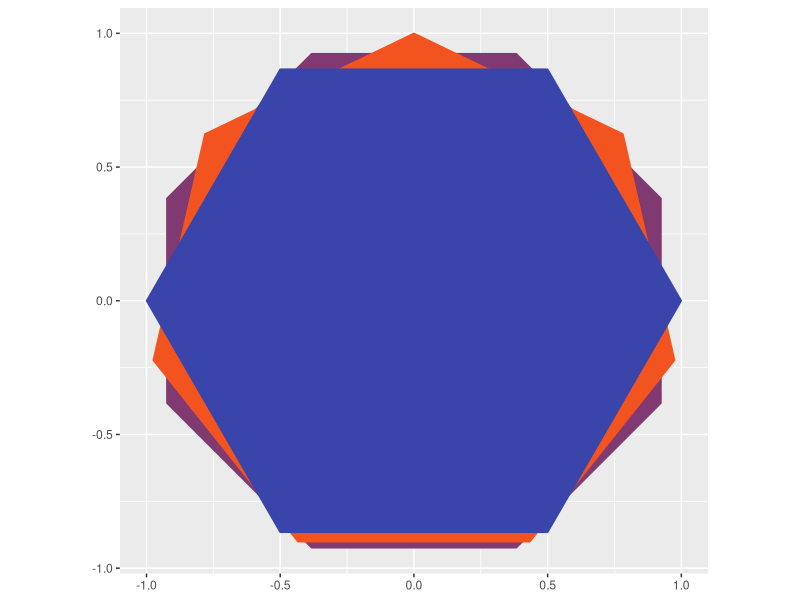
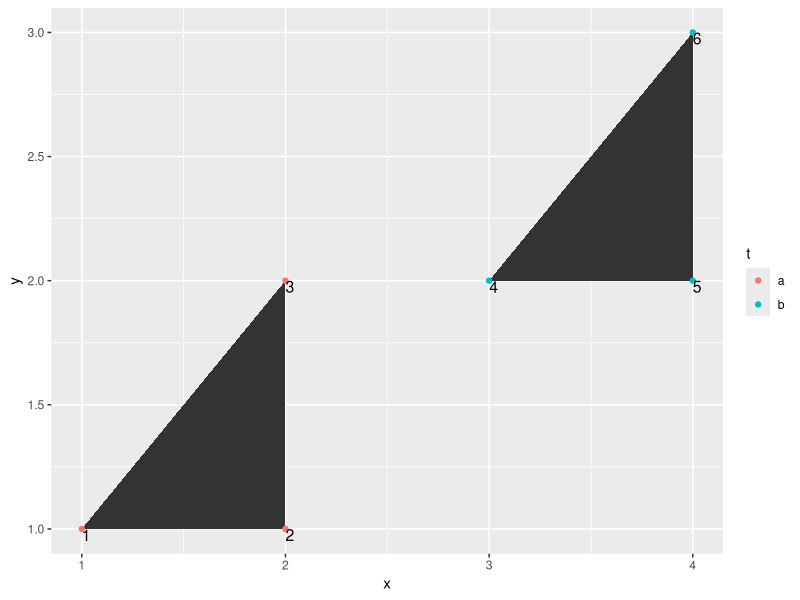
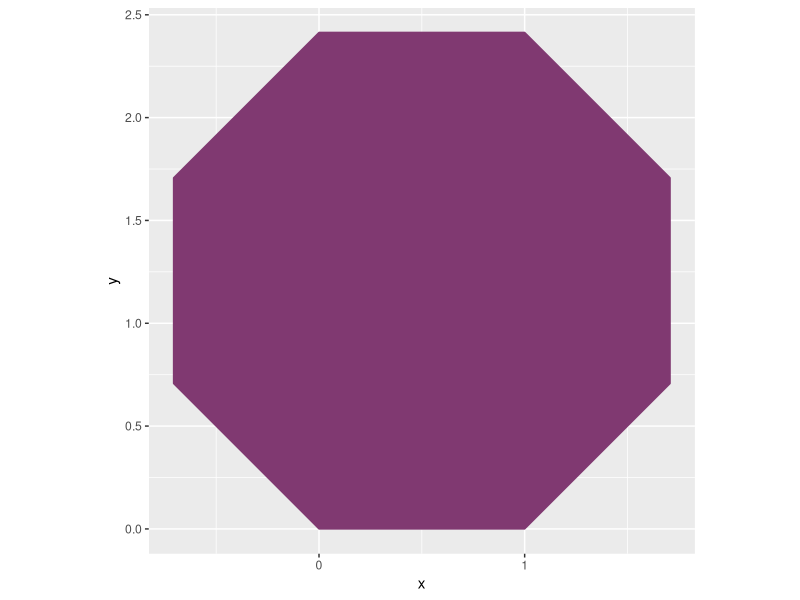
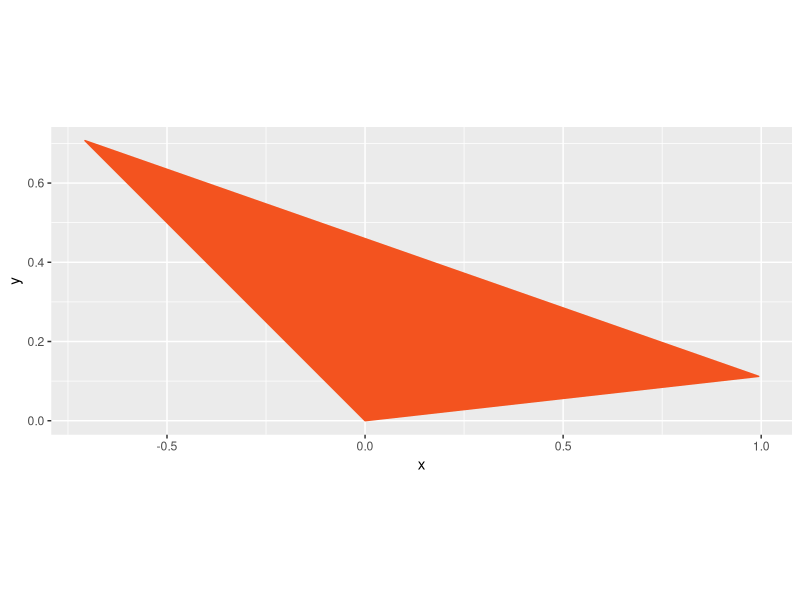
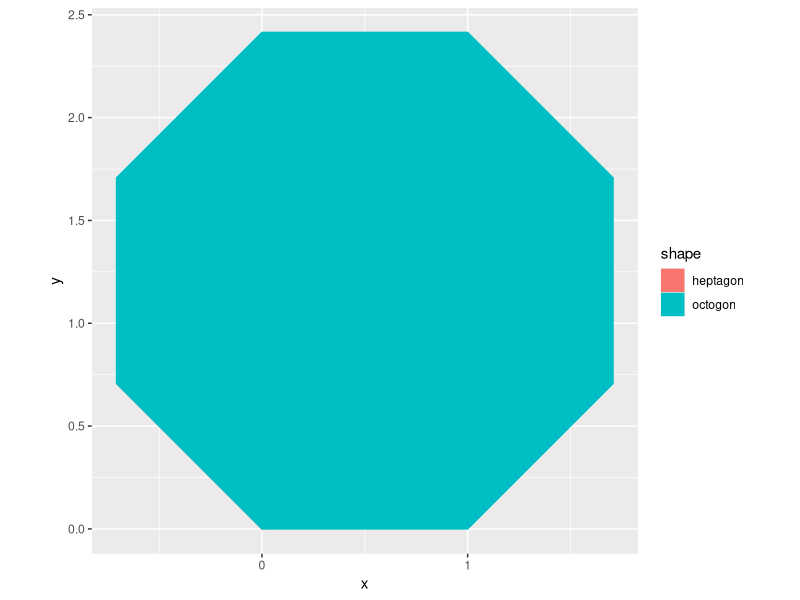
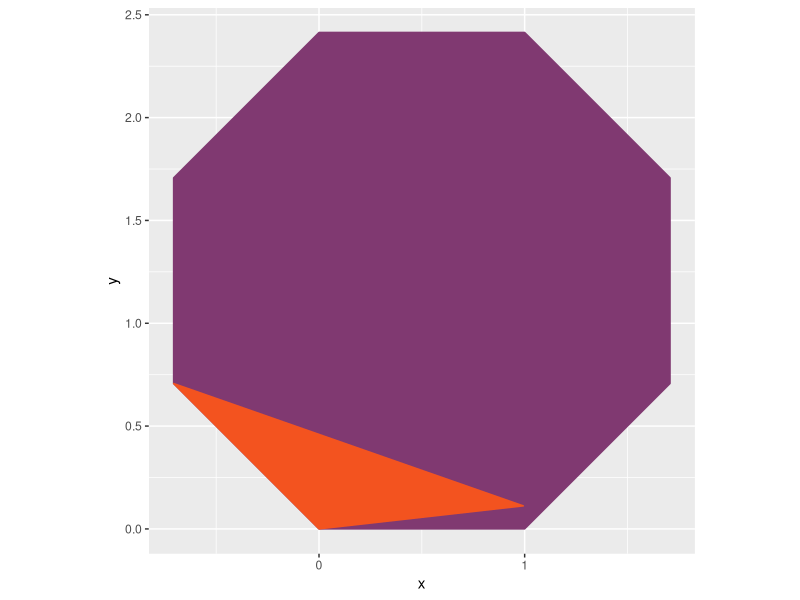
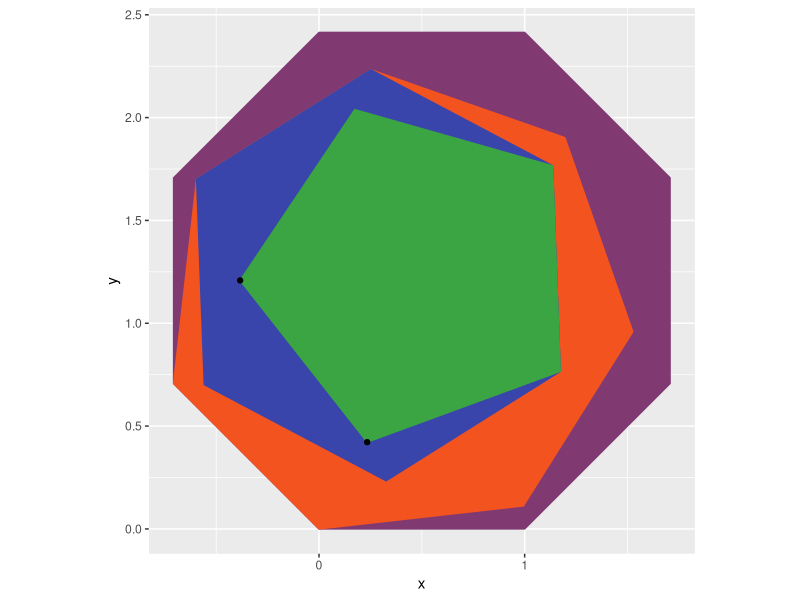
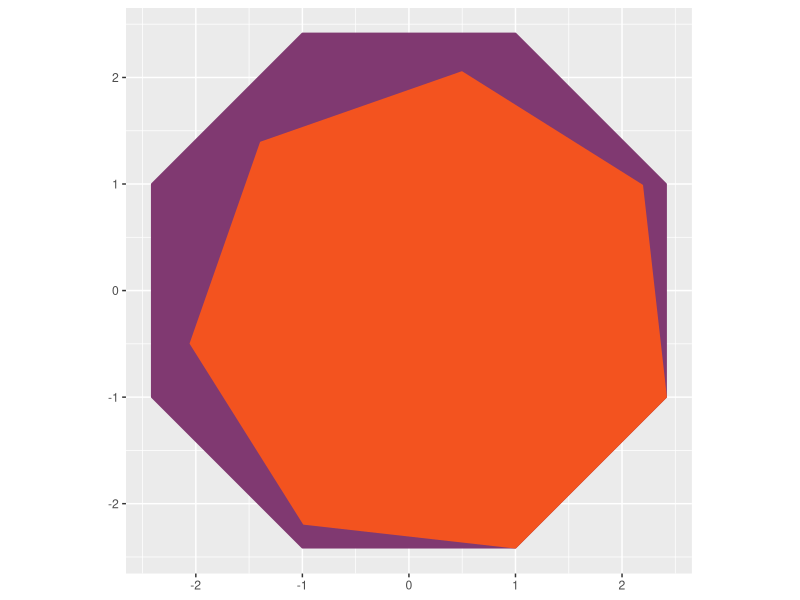

Reproduce these figures in R, in order. (Note: this script raises an error after producing the figures.)
## ---- chunk 1
#| label: load-packages
#| message: false

library(ggplot2)
library(ggforce)
library(dplyr)
## ---- chunk 2
#| label: draw-polygon

ggplot() +
  geom_regon(aes(x0 = 0, y0 = 0, sides = 8, r = 1, angle = 0), fill = "#803971", colour = "#803971") +
  geom_regon(aes(x0 = 0, y0 = 0, sides = 7, r = 1, angle = 0), fill = "#F3531F", colour = "#F3531F") +
  geom_regon(aes(x0 = 0, y0 = 0, sides = 6, r = 1, angle = 0), fill = "#3945AA", colour = "#3945AA") +
  coord_fixed()
## ---- chunk 3
#| label: geom-polygon-example

d <- data.frame(x=c(1,2,2, 3,4,4), 
                y=c(1,1,2, 2,2,3), 
                t=c('a', 'a', 'a',  'b', 'b', 'b'), 
                r=c(1,2,3, 4,5,6))
d

ggplot() +
  geom_polygon(data=d, mapping=aes(x=x, y=y, group=t)) + # draws the two trianges
  geom_point(data=d, aes(x=x, y=y, color=t)) + # adds coloured dots on vertices
  geom_text(data=d, aes(x=x, y=y, label=r), hjust=0, vjust=1, size=4) # numbers the corners
 
## ---- chunk 4
#| label: octogon-df

# square root of 0.5
srp5 <- sqrt(0.5)

octogon <- tribble(
  ~x, ~y,
  0, 0,
  -srp5, srp5,
  -srp5, 1 + srp5,
  0, 1 + 2*srp5,
  1, 1 + 2*srp5,
  1 + srp5, 1 + srp5,
  1 + srp5, srp5,
  1, 0
)

octogon <-
  octogon %>%
  mutate(shape = "octogon")

## ---- chunk 5
#| label: plot-octogon

ggplot() +
  geom_polygon(data = octogon,
               aes(x, y, group = shape),
               #aes(x,y),
               fill = "#803971", colour = "#803971") +
  coord_fixed()
## ---- chunk 6

#| label: heptagon-df
heptagon <- tribble(
  ~x, ~y,
  0, 0,
  -srp5, srp5,
  cos(pi/28), sin(pi/28)
)

heptagon <-
  heptagon %>%
  mutate(shape = "heptagon")
## ---- chunk 7
#| label: plot-heptagon

ggplot() +
  geom_polygon(data = heptagon,
               aes(x, y, group = shape),
               fill = "#F3531F", colour = "#F3531F") +
  coord_fixed()
## ---- chunk 8
#| label: plot-8-7

polygons <-
  bind_rows(octogon, heptagon)

## ---- chunk 9
ggplot() +
  geom_polygon(data = polygons,
               aes(x, y, group = shape, colour = shape, fill = shape)) +
  coord_fixed()
## ---- chunk 10
ggplot() +
  geom_polygon(data = octogon,
               aes(x, y, group = shape),
               fill = "#803971", colour = "#803971") +
  geom_polygon(data = heptagon,
               aes(x, y, group = shape),
               fill = "#F3531F", colour = "#F3531F") +
  coord_fixed()
## ---- chunk 11
#| label: octogon-df-2

# square root of 0.5
srp5 <- sqrt(0.5)

octogon <- tribble(
  ~x, ~y,
  0, 0,
  -srp5, srp5,
  -srp5, 1 + srp5,
  0, 1 + 2*srp5,
  1, 1 + 2*srp5,
  1 + srp5, 1 + srp5,
  1 + srp5, srp5,
  1, 0
)

## ---- chunk 12

#| label: heptagon-df-2
heptagon <- tribble(
  ~x, ~y,
  0, 0,
  -srp5, srp5,
  -srp5+sin(pi/28), srp5+cos(pi/28), #shared with hexagon
  -srp5+sin(pi/28)+cospi(5/28), srp5+cos(pi/28) + sinpi(5/28), #shared with hexagon
  -srp5+sin(pi/28)+cospi(5/28)+sinpi(11/28), srp5+cos(pi/28) + sinpi(5/28) - cospi(11/28),
  cos(pi/28) + sinpi(5/28), sin(pi/28) + cospi(5/28),
  cos(pi/28), sin(pi/28)
)
## ---- chunk 13
a <- acos(sinpi(5/28))
b <- 2*pi/3 - a
g <- pi/2 - b
d <- pi/2 - a
h <- pi/6 - g
j <- pi/2 - h
k <- 2*pi/3 - j
e <- 2*pi/3 - d

x0 <- -srp5+sin(pi/28)
y0 <- srp5+cos(pi/28)
x1 <- -srp5+sin(pi/28)+cospi(5/28)
y1 <- srp5+cos(pi/28) + sinpi(5/28)
## ---- chunk 14
#| label: hexagon
# hexagon <- tribble(
#   ~x, ~y,
#   -srp5+sin(pi/28), srp5+cos(pi/28), #shared with hexagon
#   -srp5+sin(pi/28)+cospi(5/28), srp5+cos(pi/28) + sinpi(5/28), #shared with hexagon
#   -srp5+sin(pi/28)+cospi(5/28) + sin(b), srp5+cos(pi/28) + sinpi(5/28) - cos(b)
# )

hexagon <- tribble(
  ~x, ~y,
  x0, y0, #shared with hexagon
  x1, y1, #shared with hexagon
  x1 + sin(b), y1 - cos(b),
  x1 + sin(b) + sin(h), y1 - cos(b) - cos(h),
  x1 + sin(b) + sin(h) - cos(k), y1 - cos(b) - cos(h) -sin(k),
  x0 + cos(e), y0 - sin(e)
)
## ---- chunk 15
#| label: pentagon

a2 <- 2*pi/5 - h
b2 <- pi/2 - a2
d2 <- 2*pi/5 - b2
e2 <- pi/2 - d2
f2 <- 2*pi/5 - e2

pentagon <- tribble(
  ~x, ~y,
  x1 + sin(b), y1 - cos(b),
  x1 + sin(b) + sin(h), y1 - cos(b) - cos(h),
  x1 + sin(b) + sin(h) - sin(a2), y1 - cos(b) - cos(h) - cos(a2),
  x1 + sin(b) + sin(h) - sin(a2) - cos(d2), y1 - cos(b) - cos(h) - cos(a2) + sin(d2),
  x1 + sin(b) + sin(h) - sin(a2) - cos(d2) + sin(f2), y1 - cos(b) - cos(h) - cos(a2) + sin(d2) + cos(f2)
)

## ---- chunk 16
#| label: square

x2 <- x1 + sin(b) + sin(h) - sin(a2)
y2 <- y1 - cos(b) - cos(h) - cos(a2)

square <- tribble(
  ~x, ~y,
  x2, y2,
  x2 - cos(d2), y2 + sin(d2),
)

## ---- chunk 17

#| plot

ggplot() +
  geom_polygon(data = octogon,
               aes(x, y),
               fill = "#803971", colour = "#803971") +
  geom_polygon(data = heptagon,
               aes(x, y),
               fill = "#F3531F", colour = "#F3531F") +
  geom_polygon(data = hexagon,
               aes(x,y),
               fill = "#3945AA", colour = "#3945AA") +
  geom_polygon(data = pentagon,
               aes(x, y),
               fill = "#3AA542", colour = "#3AA542") +
  geom_point(data = square,
               aes(x, y)
               #fill = "#3AA542", colour = "#3AA542") +
  ) +
  coord_fixed() 
## ---- chunk 18
r8 <- 1/sin(pi/8)
r7 <- 1/sin(pi/7)
a8 <- 1/tan(pi/8)
a7 <- 1/tan(pi/7)

r87 <- r8-r7
a87 <- a8-a7

# z <- pi/4 - pi/8 #4 in relation to n?
## ---- chunk 19
ggplot() +
  geom_regon(aes(x0 = 0, y0 = 0, sides = 8, r = 1/sin(pi/8), angle = 0), fill = "#803971", colour = "#803971") +
  geom_regon(aes(x0 = a87*cos(7 * pi/4), 
                 y0 = a87*sin(7 * pi/4), 
                 #x0 = 0,
                 #y0 = 0,
                 sides = 7, 
                 r = 1/sin(pi/7), 
                 angle = (2*pi)/8), 
                 fill = "#F3531F", colour = "#F3531F") +
  coord_fixed()
## ---- chunk 20
ggplot() +
  geom_regon(aes(x0 = 0, y0 = 0, sides = 8, r = 1/sin(pi/8), angle = 0), fill = "#803971", colour = "#803971") +
  geom_regon(aes(#x0 = a87*sin(2 * pi/4), 
                 #y0 = a87*cos(2 * pi/4), 
                 x0 = a87*cos(0 * pi/4),
                 y0 = a87*sin(0 * pi/4), 
                 #x0 = 0,
                 #y0 = 0,
                 sides = 7, 
                 r = 1/sin(pi/7), 
                 angle = 2*(2*pi)/8), 
                 fill = "#F3531F", colour = "#F3531F") +
  coord_fixed()
## ---- chunk 21
ggplot() +
  geom_regon(aes(x0 = 0, y0 = 0, sides = 8, r = 1/sin(pi/8), angle = 0), fill = "#803971", colour = "#803971") +
  geom_regon(aes(x0 = a87*sin(1 * pi/4), 
                 y0 = a87*cos(1 * pi/4), 
                 #x0 = 0,
                 #y0 = 0,
                 sides = 7, 
                 r = 1/sin(pi/7), 
                 angle = 3*(2*pi)/8), 
                 fill = "#F3531F", colour = "#F3531F") +
  coord_fixed()
## ---- chunk 22
ggplot() +
  geom_regon(aes(x0 = 0, y0 = 0, sides = 8, r = 1/sin(pi/8), angle = 0), fill = "#803971", colour = "#803971") +
  geom_regon(aes(x0 = a87*cos(2 * pi/4),
                 y0 = a87*sin(2 * pi/4), 
                 #x0 = 0,
                 #y0 = 0,
                 sides = 7, 
                 r = 1/sin(pi/7), 
                 angle = 4*(2*pi)/8), 
                 fill = "#F3531F", colour = "#F3531F") +
  coord_fixed()
## ---- chunk 23
ggplot() +
  geom_regon(aes(x0 = 0, y0 = 0, sides = 8, r = 1/sin(pi/8), angle = 0), fill = "#803971", colour = "#803971") +
  geom_regon(aes(x0 = a87*cos(3 * pi/4),
                 y0 = a87*sin(3 * pi/4), 
                 #x0 = 0,
                 #y0 = 0,
                 sides = 7, 
                 r = 1/sin(pi/7), 
                 angle = 5*(2*pi)/8), 
                 fill = "#F3531F", colour = "#F3531F") +
  coord_fixed()
## ---- chunk 24
ggplot() +
  geom_regon(aes(x0 = 0, y0 = 0, sides = 8, r = 1/sin(pi/8), angle = 0), fill = "#803971", colour = "#803971") +
  geom_regon(aes(x0 = a87*cos(4 * pi/4),
                 y0 = a87*sin(4 * pi/4), 
                 #x0 = 0,
                 #y0 = 0,
                 sides = 7, 
                 r = 1/sin(pi/7), 
                 angle = 6*(2*pi)/8), 
                 fill = "#F3531F", colour = "#F3531F") +
  coord_fixed()
## ---- chunk 25
ggplot() +
  geom_regon(aes(x0 = 0, y0 = 0, sides = 8, r = 1/sin(pi/8), angle = 0), fill = "#803971", colour = "#803971") +
  geom_regon(aes(x0 = a87*cos(5 * pi/4),
                 y0 = a87*sin(5 * pi/4), 
                 #x0 = 0,
                 #y0 = 0,
                 sides = 7, 
                 r = 1/sin(pi/7), 
                 angle = 7*(2*pi)/8), 
                 fill = "#F3531F", colour = "#F3531F") +
  coord_fixed()
## ---- chunk 26
ggplot() +
  geom_regon(aes(x0 = 0, y0 = 0, sides = 8, r = 1/sin(pi/8), angle = 0), fill = "#803971", colour = "#803971") +
  geom_regon(aes(x0 = a87*cos(6 * pi/4),
                 y0 = a87*sin(6 * pi/4), 
                 #x0 = 0,
                 #y0 = 0,
                 sides = 7, 
                 r = 1/sin(pi/7), 
                 angle = 0*(2*pi)/8), 
                 fill = "#F3531F", colour = "#F3531F") +
  coord_fixed()
## ---- chunk 27

n <- 8
k <- 4

ggplot() +
  geom_regon(aes(x0 = 0, y0 = 0, sides = 8, r = 1/sin(pi/8), angle = 0), fill = "#803971", colour = "#803971") +
  geom_regon(aes(x0 = a87*cos((k-1) * pi/4),
                 y0 = a87*sin((k-1) * pi/4), 
                 #x0 = 0,
                 #y0 = 0,
                 sides = 7, 
                 r = 1/sin(pi/7), 
                 angle = (k+1)*(2*pi)/n), 
                 fill = "#F3531F", colour = "#F3531F") +
  coord_fixed()
## ---- chunk 28
n <- 6
k <- 1

rn <- 1/sin(pi/n)
rnm1 <- 1/sin(pi/(n-1))
an <- 1/tan(pi/n)
anm1 <- 1/tan(pi/(n-1))

rd <- rn-rnm1 # r_difference
ad <- an-anm1


ggplot() +
  geom_regon(aes(x0 = 0, y0 = 0, sides = n, r = rn, angle = pi/2), fill = "#803971", colour = "#803971") +
  geom_regon(aes(x0 = ad*cos((k+1) * 2*pi/n),
                 y0 = ad*sin((k+1) * 2*pi/n), 
                 #x0 = 0,
                 #y0 = 0,
                 sides = (n-1), 
                 r = rnm1, 
                 angle = (k-1)*(2*pi)/n), 
                 fill = "#F3531F", colour = "#F3531F") +
  coord_fixed()
## ---- chunk 29
n <- 6
k <- 2

rn <- 1/sin(pi/n)
rnm1 <- 1/sin(pi/(n-1))
an <- 1/tan(pi/n)
anm1 <- 1/tan(pi/(n-1))

rd <- rn-rnm1 # r_difference
ad <- an-anm1


ggplot() +
  geom_regon(aes(x0 = 0, y0 = 0, sides = n, r = rn, angle = pi/2), fill = "#803971", colour = "#803971") +
  geom_regon(aes(x0 = ad*cos((k-1) * 2*pi/n),
                 y0 = ad*sin((k-1) * 2*pi/n), 
                 #x0 = 0,
                 #y0 = 0,
                 sides = (n-1), 
                 r = rnm1, 
                 angle = (k+1)*(2*pi)/n), 
                 fill = "#F3531F", colour = "#F3531F") +
  coord_fixed()
## ---- chunk 30
#| label: draw-polygon-90

ggplot() +
  geom_regon(aes(x0 = 0, y0 = 0, sides = 8, r = 1, angle = pi/2), fill = "#803971", colour = "#803971") +
  geom_regon(aes(x0 = 0, y0 = 0, sides = 7, r = 1, angle = pi/2), fill = "#F3531F", colour = "#F3531F") +
  geom_regon(aes(x0 = 0, y0 = 0, sides = 6, r = 1, angle = pi/2), fill = "#3945AA", colour = "#3945AA") +
    geom_regon(aes(x0 = 0, y0 = 0, sides = 5, r = 1, angle = pi/2), fill = "#3AA542", colour = "#3AA542") +
  geom_point(data = my_points,
             aes(x,y)) +
  coord_fixed()
## ---- chunk 31
#| label: points

my_points <- tribble(
  ~x, ~y,
  0, 0,
  cos(pi/5), sin(pi/5)
)
## ---- chunk 32
#This works!
n <- 5
k <- 4

rn <- 1/sin(pi/n)
rnm1 <- 1/sin(pi/(n-1))
an <- 1/tan(pi/n)
anm1 <- 1/tan(pi/(n-1))

rd <- rn-rnm1 # r_difference
ad <- an-anm1

my_points <- tribble(
  ~x, ~y,
  0, 0,
  #rnm1*cos(pi/5), rnm1*sin(pi/5),
  anm1, 0
)

ang <- 2*pi/n

ggplot() +
  geom_regon(aes(x0 = 0, y0 = 0, sides = n, r = rn, angle = pi/2), fill = "#803971", colour = "#803971") +
  geom_regon(aes(x0 = ad*cos((k-1)*2*pi/n),
                 y0 = ad*sin((k-1)*2*pi/n), 
                 #x0 = 0,
                 #y0 = 0,
                 sides = (n-1), 
                 r = rnm1, 
                 #angle = (k+1)*(2*pi)/n), 
                 angle = pi/2 + (k-1)*2*pi/n),
                 fill = "#F3531F", colour = "#F3531F") +
  #geom_point(data = my_points,
  #           aes(x,y)) +
  coord_fixed()
## ---- chunk 33
#| label: poly-in-poly-function

# n is number of sides of outer polygon (inside polygon will have n-1 sides)
# k is the side of the polygon to attach the inner shape to (1 is right-most vertical, then clockwise)
inscribe_polygon_first_attempt <- function(n, k, col_n, col_nm1, x0 = 0, y0 = 0, angle = pi/2) {
  
  rn <- 1/sin(pi/n)
  rnm1 <- 1/sin(pi/(n-1))
  an <- 1/tan(pi/n)
  anm1 <- 1/tan(pi/(n-1))
  
  rd <- rn-rnm1 # r_difference
  ad <- an-anm1
  
  ang <- 2*pi/n
  
  ggplot() +
    geom_regon(aes(x0 = x0, y0 = y0, sides = n, r = rn, angle = angle), fill = col_n, colour = col_n) + #angle replaces pi/2
    geom_regon(aes(x0 = ad*cos((k-1)*2*pi/n),
                   y0 = ad*sin((k-1)*2*pi/n), 
                   #x0 = 0,
                   #y0 = 0,
                   sides = (n-1), 
                   r = rnm1, 
                   angle = angle + (k-1)*2*pi/n), #(RHS angle replaces pi/2)
                   fill = col_nm1, colour = col_nm1) +
    coord_fixed()  
  
  
}

# This works - for outer polygon with rightmost edge vertical (default)
# For non-default angle, we get a pair of lined-up, but centre in the wrong place. Need to do something with x0, y0
## ---- chunk 34

inscribe_polygon(7, 2, "#803971", "#F3531F", angle = 4*pi/13)

## ---- chunk 35
# The beginning of the picture!
inscribe_polygon(8, 6, "#803971", "#F3531F")
## ---- chunk 36
inscribe_polygon_data <- function(n, k, x0 = 0, y0 = 0, angle = pi/2) {
  
  rn <- 1/sin(pi/n)
  rnm1 <- 1/sin(pi/(n-1))
  an <- 1/tan(pi/n)
  anm1 <- 1/tan(pi/(n-1))
  
  rd <- rn-rnm1 # r_difference
  ad <- an-anm1
  
  ang <- 2*pi/n
  
  return(list(new_x0 = ad*cos((k-1)*2*pi/n),
              new_y0 = ad*sin((k-1)*2*pi/n),
              r = rnm1,
              angle = angle + (k-1)*2*pi/n
              )
         )
}

#new_data <- inscribe_polygon(8, 6) 
## ---- chunk 37
hept_data <- inscribe_polygon_data(8, 6) 

my_points <- tribble(
  ~x, ~y,
  hept_data$new_x0, hept_data$new_y0,
)

ggplot() +
  # octogon
  geom_regon(aes(x0 = 0, y0 = 0, sides = 8, r = 1/sin(pi/8), angle = pi/2), fill = "#803971", colour = "#803971") + 
  # heptagon
  geom_regon(aes(x0 = hept_data$new_x0,
                 y0 = hept_data$new_y0, 
                 sides = 7, 
                 r = hept_data$r, 
                 angle = hept_data$angle),
                 fill = "#F3531F", colour = "#F3531F") +
  geom_point(data = my_points,
             aes(x,y)) + 
  #geom_regon(aes(x0 = hept_data$new_x0, y0 = hept_data$new_y0, sides = 6, r = 1/sin(pi/6), angle = pi/2 + hept_data$angle), fill = "#3945AA", colour = "#3945AA") +  
  coord_fixed()
  
## ---- chunk 38
hex_data <- inscribe_polygon_data(7, 1, hept_data$new_x0, hept_data$new_y0, hept_data$angle)

ggplot() +
  # octogon
  geom_regon(aes(x0 = 0, y0 = 0, sides = 8, r = 1/sin(pi/8), angle = pi/2), fill = "#803971", colour = "#803971") + 
  # heptagon
  geom_regon(aes(x0 = hept_data$new_x0,
                 y0 = hept_data$new_y0, 
                 sides = 7, 
                 r = hept_data$r, 
                 angle = hept_data$angle),
                 fill = "#F3531F", colour = "#F3531F") +
  # hexagon
  geom_regon(aes(x0 = hex_data$new_x0,
                 y0 = hex_data$new_y0, 
                 sides = 6, 
                 r = hex_data$r, 
                 angle = hex_data$angle),
                 fill = "#3945AA", colour = "#3945AA") +  
  geom_point(data = my_points,
             aes(x,y)) + 
  #geom_regon(aes(x0 = hept_data$new_x0, y0 = hept_data$new_y0, sides = 6, r = 1/sin(pi/6), angle = pi/2 + hept_data$angle), fill = "#3945AA", colour = "#3945AA") +  
  coord_fixed()
  
## ---- chunk 39
#| label: polygon-vec

k8 <- 6
k7 <- 2

r6 <- 1/sin(pi/6)
a6 <- 1/tan(pi/6)

r76 <- r7-r6
a76 <- a7-a6


r87 <- r8-r7

purple <- "#803971"
orange <- "#F3531F"
blue <- "#3945AA"
green <- "#3AA542"
red <- "#E53822"
yellow <- "#F7A520"


ggplot() +
  geom_regon(aes(
    x0 = c(0, a87*cos((k8-1)*2*pi/8), a87*cos((k8-1)*2*pi/8) + a76*cos((k7-1)*2*pi/7)),
    y0 = c(0, a87*sin((k8-1)*2*pi/8), a87*sin((k8-1)*2*pi/8) + a76*sin((k7-1)*2*pi/7)),
    sides = 8:6,
    angle = c(pi/2, pi/2 + (k8-1)*2*pi/8, pi/2 + (k8-1)*2*pi/8 + (k7-1)*2*pi/7),
    r = c(r8, r7, r6),
    colour = c(purple, orange, "blue"), # not sure why blue hex code not working
    fill = c(purple, orange, "blue")
  )) +
  #geom_regon(aes(x0 = 0, y0 = 0, sides = 4, r = 1, angle = 0)) +
  coord_fixed() +
  scale_colour_identity() +
  scale_fill_identity()

# This works with first octogon and heptagon
# The guess work for the hexagon isn't right (or hexagon isn't appearing for some other reason)
## ---- chunk 40
k7 <- 1

ggplot() +
  geom_regon(aes(x0 = a87*cos((k-1) * pi/4),
                 y0 = a87*sin((k-1) * pi/4), 
                 #x0 = 0,
                 #y0 = 0,
                 sides = 7, 
                 r = 1/sin(pi/7), 
                 angle = pi/2 + (k8-1)*2*pi/8, 
                 fill = "#F3531F", colour = "#F3531F")) +
  geom_regon(aes(x0 = a87*cos((k8-1)*2*pi/8) + a76*cos((k7-1)*2*pi/7),
                 y0 = a87*sin((k8-1)*2*pi/8) + a76*sin((k7-1)*2*pi/7),
                 sides = 6,
                 angle = pi/2 + (k8-1)*2*pi/8 + (k7-1)*2*pi/7,
                 r = r6,
             colour = "#3945AA",
             fill = "#3945AA")) +
  coord_fixed() +
  scale_colour_identity() +
  scale_fill_identity()  

# This works with first heptagon but the guess work for the hexagon isn't right.
# Angles are fine, but centre coordinates not
## ---- chunk 41
    geom_regon(aes(x0 = x0, y0 = y0, sides = n, r = rn, angle = angle), fill = col_n, colour = col_n) + #angle replaces pi/2
    geom_regon(aes(x0 = ad*cos((k-1)*2*pi/n),
                   y0 = ad*sin((k-1)*2*pi/n), 
                   #x0 = 0,
                   #y0 = 0,
                   sides = (n-1), 
                   r = rnm1, 
                   angle = angle + (k-1)*2*pi/n), #(RHS angle replaces pi/2)
                   fill = col_nm1, colour = col_nm1) +
## ---- chunk 42
inscribe_all_polygon <- function(n_max = 8, n_min = 3, k, col_n, col_nm1, x0 = 0, y0 = 0, angle = pi/2) {
  
  #rn <- 1/sin(pi/n)
  #rnm1 <- 1/sin(pi/(n-1))
  #an <- 1/tan(pi/n)
  #anm1 <- 1/tan(pi/(n-1))
  
  rs <- 1/sin(pi/(n_max:n_min))
  
  
  rd <- rn-rnm1 # r_difference
  ad <- an-anm1
  
  ang <- 2*pi/n
  
  ggplot() +
    geom_regon(aes(x0 = x0, y0 = y0, sides = n, r = rn, angle = angle), fill = col_n, colour = col_n) + #angle replaces pi/2
    geom_regon(aes(x0 = ad*cos((k-1)*2*pi/n),
                   y0 = ad*sin((k-1)*2*pi/n), 
                   #x0 = 0,
                   #y0 = 0,
                   sides = (n-1), 
                   r = rnm1, 
                   angle = angle + (k-1)*2*pi/n), #(RHS angle replaces pi/2)
                   fill = col_nm1, colour = col_nm1) +
    coord_fixed()  
  
  
}

## ---- chunk 43
#| label: poly-in-poly-function-2

# n is number of sides of outer polygon (inside polygon will have n-1 sides)
# k is the side of the polygon to attach the inner shape to (1 is right-most vertical, then clockwise)
inscribe_polygon <- function(n, k, col_n, col_nm1, x0 = 0, y0 = 0, angle = pi/2) {
  
  rn <- 1/sin(pi/n)
  rnm1 <- 1/sin(pi/(n-1))
  an <- 1/tan(pi/n)
  anm1 <- 1/tan(pi/(n-1))
  
  rd <- rn-rnm1 # r_difference
  ad <- an-anm1
  
  ang <- 2*pi/n
  
  ggplot() +
    geom_regon(aes(x0 = x0, y0 = y0, sides = n, r = rn, angle = angle), fill = col_n, colour = col_n) + #angle replaces pi/2
    geom_regon(aes(x0 = ad*cos((k-1)*2*pi/n),
                   y0 = ad*sin((k-1)*2*pi/n), 
                   #x0 = 0,
                   #y0 = 0,
                   sides = (n-1), 
                   r = rnm1, 
                   angle = angle + (k-1)*2*pi/n), #(RHS angle replaces pi/2)
                   fill = col_nm1, colour = col_nm1) +
    coord_fixed()  
  
  
}

# This works - for outer polygon with rightmost edge vertical (default)
# For non-default angle, we get a pair of lined-up, but centre in the wrong place. Need to do something with x0, y0
## ---- chunk 44
rn <- 1/sin(pi/n)
rnm1 <- 1/sin(pi/(n-1))
an <- 1/tan(pi/n)
anm1 <- 1/tan(pi/(n-1))
  
rd <- rn-rnm1 # r_difference
ad <- an-anm1

r5 <- 1/sin(pi/5)
a5 <- 1/tan(pi/5)
r65 <- r6 - r5
a65 <- a6 - a5
## ---- chunk 45

theta <- pi/11

x <- 0.5
y <- 1/3

circle_df <- tribble(
  ~x0, ~y0, ~r,
  x, y, a65
)

ggplot() +
  geom_regon(aes(x0 = x, y0 = y, sides = 6, r = r6, angle = pi/2 + theta, color = "#3945AA", fill = "#3945AA"))  +
  geom_regon(aes(x0 = x + a65 * cos(theta), y0 = y + a65 * sin(theta), sides = 5, r = r5, angle = pi/2 + theta, color = "#3AA542", fill = "#3AA542"))  +
  #geom_regon(aes(x0 = x, y0 = y, sides = 5, r = r5, angle = pi/2 + theta), colour = "black")  +
  geom_spoke(aes(x = x, y = y, angle = theta , radius = a5)) +
  #geom_spoke(aes(x = x, y = y, angle = theta , radius = a5)) +
  geom_circle(data = circle_df, aes(x0 = x0, y0 = y0, r = r)) +   
  coord_fixed() +
  scale_colour_identity() +
  scale_fill_identity() 

# Works!
## ---- chunk 46

#This works!

theta <- pi/11

x <- 0.5
y <- 1/3

k <- 1

ang <- theta + (k-1)*2*pi/6

circle_df <- tribble(
  ~x0, ~y0, ~r,
  x, y, a65
)

ggplot() +
  geom_regon(aes(x0 = x, y0 = y, sides = 6, r = r6, angle = pi/2 + theta, color = "#3945AA", fill = "#3945AA"))  +
  #geom_regon(aes(x0 = x + a65 * cos(theta), y0 = y + a65 * sin(theta), sides = 5, r = r5, angle = pi/2 + theta + (k-1)*2*pi/6, color = "#3AA542", fill = "#3AA542"))  +
  geom_regon(aes(x0 = x + a65*cos(ang), y0 = y + a65*sin(ang), sides = 5, r = r5, angle = pi/2 + theta + (k-1)*2*pi/6, color = "#3AA542", fill = "#3AA542"))  +
  #geom_spoke(aes(x = x, y = y, angle = theta + (k-1)*2*pi/6, radius = a5)) +
  #geom_spoke(aes(x = x, y = y, angle = 0, radius = a5)) +
  #geom_spoke(aes(x = x, y = y, angle = 3*pi/2, radius = abs(a5 * sin(ang)))) +
  #geom_spoke(aes(x = 0, y = 0, angle = 3pi, radius = a5)) +
  #geom_circle(data = circle_df, aes(x0 = x0, y0 = y0, r = r)) +   
  coord_fixed() +
  scale_colour_identity() +
  scale_fill_identity() 
 
## ---- chunk 47
#| label: inscribe-polygon

# n is number of sides of outer polygon (inside polygon will have n-1 sides)
# k is the side of the polygon to attach the inner shape to (1 is right-most vertical when angle = pi/2, then clockwise)
# angle starts from east and increases clockwise

inscribe_polygon <- function(n = 8, k = 1, x0 = 0, y0 = 0, angle = 0, col_n = "black", col_nm1 = "blue") {
  
  rn <- 1/sin(pi/n)
  rnm1 <- 1/sin(pi/(n-1))
  an <- 1/tan(pi/n)
  anm1 <- 1/tan(pi/(n-1))
  
  rd <- rn-rnm1 # r_difference
  ad <- an-anm1
  
  ang <- angle + (k-1)*2*pi/n
  #ang <- pi/2 + angle + (k-1)*2*pi/n
  
  ggplot() +
    geom_regon(aes(x0 = x0, y0 = y0, sides = n, r = rn, angle = pi/2 + angle), 
               color = col_n, fill = col_n) + 
    geom_regon(aes(x0 = x0 + ad*cos(ang), y0 = y0 + ad*sin(ang), sides = n-1, r = rnm1, angle = pi/2 + ang), color = col_nm1, fill = col_nm1)  +
    #geom_regon(aes(x0 = x0, y0 = y0, sides = n, r = rn, angle = angle), 
    #           color = col_n, fill = col_n) + 
    #geom_regon(aes(x0 = x0 + ad*cos(ang), y0 = y0 + ad*sin(ang), sides = n-1, r = rnm1, angle = ang), color = col_nm1, fill = col_nm1)  +
    coord_fixed()  
  
}


## ---- chunk 48
inscribe_polygon(n = 7, k = 6, x0 = hept$x0, y0 = hept$y0, angle = hept$angle)
## ---- chunk 49

inscribe_polygon(n = 8, k = 5, x0 = 0.5, y0 = 1/3, angle = pi/5, col_n = "#803971", col_nm1 = "#3945AA")
## ---- chunk 50

x0 <- c(0,1,2)
y0 <- c(2,0,1)
sides <- c(7:5)
r <- c(3, 2, 1) 
angle <- c(pi/11, pi/13, pi/2)
my_colours <- c("#803971", "#F3531F", "#3945AA")

polygon_df <- tibble(x0 = x0, y0 = y0, sides = sides, r = r, angle = angle, colour = my_colours)

ggplot(polygon_df) +
  geom_regon(aes(x0 = x0, y0 = y0, sides = sides, r = r, angle = angle, color = my_colours, fill = my_colours)) +
  coord_fixed() +
  scale_colour_identity() +
  scale_fill_identity()

# Hmm, they don't plot in order. The pentagon should be on top!
## ---- chunk 51

inscribe_polygon_data <- function(n = 8, k = NULL, x0 = 0, y0 = 0, angle = 0) {
  
  if (is.null(k)) k <- sample(1:n, 1)
  
  rn <- 1/sin(pi/n)
  rnm1 <- 1/sin(pi/(n-1))
  an <- 1/tan(pi/n)
  anm1 <- 1/tan(pi/(n-1))
  
  rd <- rn-rnm1 # r_difference
  ad <- an-anm1
  
  ang <- angle + (k-1)*2*pi/n
  
  out <- list(n = n - 1, x0 = x0 + ad*cos(ang), y0 = y0 + ad*sin(ang), angle = pi/2 + ang, r = rn)
  
  return(out)
  
  #ggplot() +
  #  geom_regon(aes(x0 = x0, y0 = y0, sides = n, r = rn, angle = pi/2 + angle), 
         #      color = col_n, fill = col_n) + 
  #  geom_regon(aes(x0 = x0 + ad*cos(ang), y0 = y0 + ad*sin(ang), sides = n-1, r = rnm1, angle = pi/2 + ang), color = col_nm1, fill = col_nm1)  +
  #  coord_fixed()  
  
}

## ---- chunk 52
#This layering works, whereas vectors and dataframes are buggy in terms of order

#ggplot() +
#  geom_regon(aes(x0=0,y0=0,sides=8,r=1,angle=0), colour = "red", fill = "red") +
#  geom_regon(aes(x0=0,y0=0,sides=7,r=1,angle=0), colour = "yellow", fill = "yellow") +
#  geom_regon(aes(x0=0,y0=0,sides=6,r=1,angle=0), colour = "blue", fill = "blue") +
#  geom_regon(aes(x0=0,y0=0,sides=5,r=1,angle=0), colour = "green", fill = "green") +
#  coord_fixed()
## ---- chunk 53
inscribe_polygon_data()
## ---- chunk 54
#| label: plot-all-default

# plot all (need to thing about how to handle k, both for default and random)

# indexed by number of sides of shape
cols <- c(NA, NA, "#F7A520", "#E53822", "#3AA542", "#3945AA", "#F3531F", "#803971")

rn <- 1/sin(pi/(1:8))

hept <- inscribe_polygon_data(n = 8, k = 6)
hex <- inscribe_polygon_data(n = 7, k = 6, x0 = hept$x0, y0 = hept$y0, angle = hept$angle - pi/2)
pent <- inscribe_polygon_data(n = 6, k = 5, x0 = hex$x0, y0 = hex$y0, angle = hex$angle - pi/2)
sq <- inscribe_polygon_data(n = 5, k = 4, x0 = pent$x0, y0 = pent$y0, angle = pent$angle - pi/2)
tri <- inscribe_polygon_data(n = 4, k = 3, x0 = sq$x0, y0 = sq$y0, angle = sq$angle - pi/2)

ggplot() +
  geom_regon(aes(x0 = 0, y0 = 0, sides = 8, r = rn[8], angle = 0), colour = cols[8], fill = cols[8]) +
  geom_regon(aes(x0 = hept$x0, y0 = hept$y0, sides = 7, r = rn[7], angle = hept$angle), colour = cols[7], fill = cols[7]) +
  geom_regon(aes(x0 = hex$x0, y0 = hex$y0, sides = 6, r = rn[6], angle = hex$angle), colour = cols[6], fill = cols[6]) +
  geom_regon(aes(x0 = pent$x0, y0 = pent$y0, sides = 5, r = rn[5], angle = pent$angle), colour = cols[5], fill = cols[5]) +
  geom_regon(aes(x0 = sq$x0, y0 = sq$y0, sides = 4, r = rn[4], angle = sq$angle), colour = cols[4], fill = cols[4]) +  
  geom_regon(aes(x0 = tri$x0, y0 = tri$y0, sides = 3, r = rn[3], angle = tri$angle), colour = cols[3], fill = cols[3]) + 
  coord_fixed()

# Got it! This works

## ---- chunk 55
#| label: max-bill-rearrange

# default k <- c(6, 6, 5, 4, 3)
# k should be NULL or a vector or length 5

max_bill_rearrange <- function(k = NULL) {
  
  if (is.null(k)) k <- c(sample(8,1), sample(7,1), sample(6,1), sample(5,1), sample(4,1))
  
  cols <- c(NA, NA, "#F7A520", "#E53822", "#3AA542", "#3945AA", "#F3531F", "#803971")

  rn <- 1/sin(pi/(1:8))

  hept <- inscribe_polygon_data(n = 8, k = k[1])
  hex <- inscribe_polygon_data(n = 7, k = k[2], x0 = hept$x0, y0 = hept$y0, angle = hept$angle - pi/2)
  pent <- inscribe_polygon_data(n = 6, k = k[3], x0 = hex$x0, y0 = hex$y0, angle = hex$angle - pi/2)
  sq <- inscribe_polygon_data(n = 5, k = k[4], x0 = pent$x0, y0 = pent$y0, angle = pent$angle - pi/2)
  tri <- inscribe_polygon_data(n = 4, k = k[5], x0 = sq$x0, y0 = sq$y0, angle = sq$angle - pi/2)

  ggplot() +
    geom_regon(aes(x0 = 0, y0 = 0, sides = 8, r = rn[8], angle = 0), colour = cols[8], fill = cols[8]) +
    geom_regon(aes(x0 = hept$x0, y0 = hept$y0, sides = 7, r = rn[7], angle = hept$angle), colour = cols[7], fill = cols[7]) +
    geom_regon(aes(x0 = hex$x0, y0 = hex$y0, sides = 6, r = rn[6], angle = hex$angle), colour = cols[6], fill = cols[6]) +
    geom_regon(aes(x0 = pent$x0, y0 = pent$y0, sides = 5, r = rn[5], angle = pent$angle), colour = cols[5], fill = cols[5]) +
    geom_regon(aes(x0 = sq$x0, y0 = sq$y0, sides = 4, r = rn[4], angle = sq$angle), colour = cols[4], fill = cols[4]) +  
    geom_regon(aes(x0 = tri$x0, y0 = tri$y0, sides = 3, r = rn[3], angle = tri$angle), colour = cols[3], fill = cols[3]) + 
    coord_fixed(xlim = c(-3.5, 3.5), ylim = c(-3.5,3.5)) +
    annotate("text", label = "max bill", x = -a8, y = 3.2, hjust = 0, family = "Times", size = 3.5) +
    annotate("text", label = "ella kaye", x = -a8, y = 2.92, hjust = 0, family = "Times", size = 2.5) +
    annotate("text", label = "die grafischen reihen", x = a8, y = 3.2, hjust = 1, family = "Times", size = 3.5) +
    annotate("text", label = "rearranged", x = a8, y = 2.92, hjust = 1, family = "Times", size = 2.5) +
    annotate("text", label = "verlag gerd hatje", x = 0, y = -3.2, family = "Times", size = 2.5) +
    theme_void() +
    theme(panel.background = element_rect(fill = '#F4F2E9', colour = '#F4F2E9'))
}

## ---- chunk 56
max_bill_rearrange() # random max bill generator
## ---- chunk 57
max_bill_rearrange(k = c(6, 6, 5, 4, 3)) # the default
